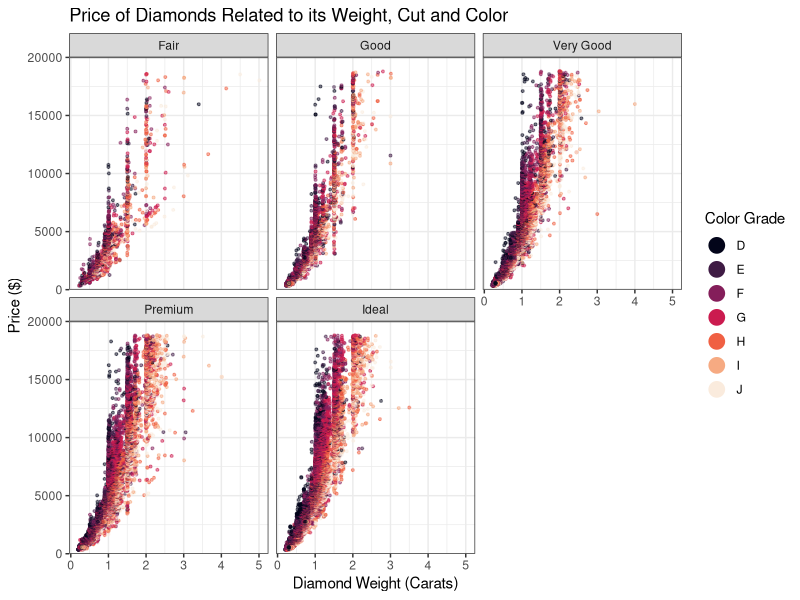

The R source for this figure:
## ---- chunk 1
knitr::opts_chunk$set(echo = FALSE, message = FALSE, warning = FALSE)
## ---- chunk 2
library(tidyverse)
data("diamonds")
## ---- chunk 3
#|fig-cap: "Visualization created by Marvin C., 2025 using RStudio's sample dataset"
#|fig-alt: "A facet-wrapped scatterplot relating the price of diamonds to three categories: cut, color, and weight. The graph shows that as weight increases, price also increases, and that higher color grades and better cuts scale faster in price."

diamonds %>%
  ggplot(aes(y = price, x = carat, color = color)) +
  geom_point(alpha = 0.5, size = 0.7) +
  facet_wrap(~cut) +
  scale_color_viridis_d(option = "rocket") +
  labs(x = "Diamond Weight (Carats)", 
       y = "Price ($)", 
       color = "Color Grade",
       title = "Price of Diamonds Related to its Weight, Cut and Color") +
  theme_bw() +
  scale_y_continuous(expand = c(0, 0), 
                     limits = c(0, 20000)) + 
  guides(color = guide_legend(override.aes = list(size = 5, alpha = 1))) 
